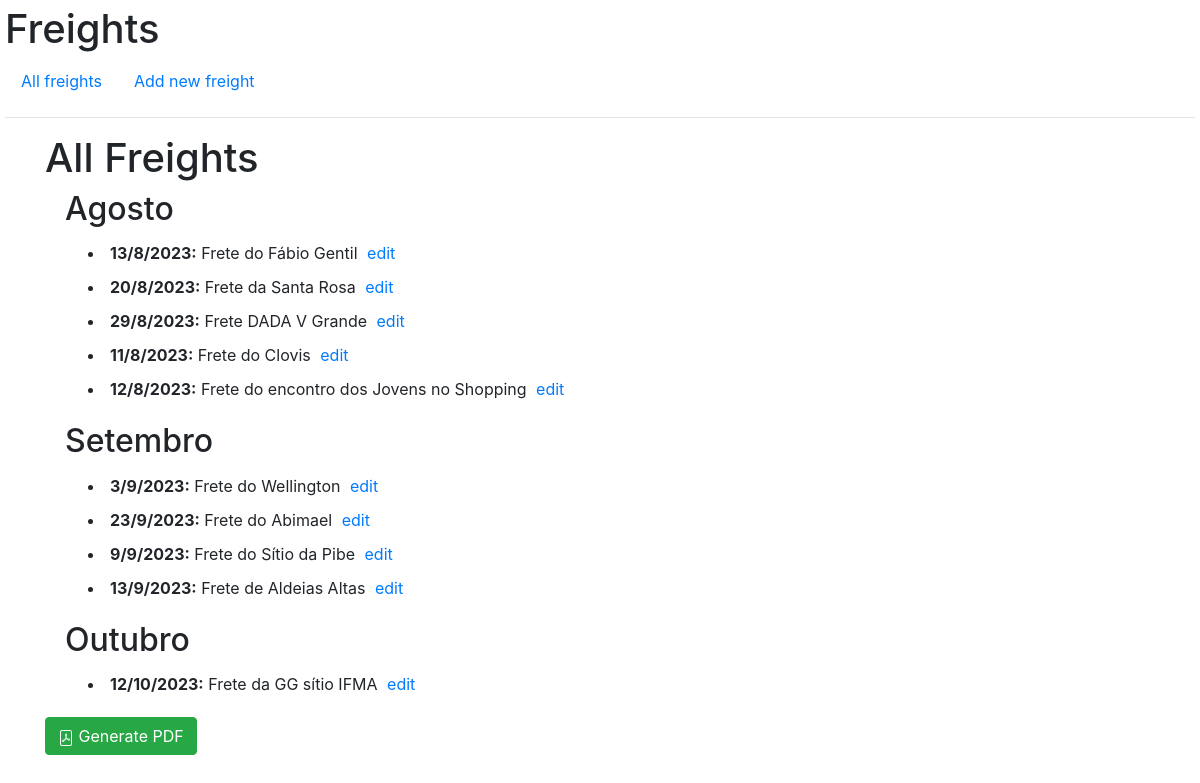
The page / on the database its author committed.
### fretes/models.py (models this page shows, shortened)
class Frete(models.Model):
    title = models.CharField(max_length=64)
    date = models.DateField()
    def makeDate(self):
        return f"{self.date.day}/{self.date.month}/{self.date.year}"

### fretes/views.py (the view)
# urls.py: path("", views.index, name="index"),
def index(request):
    months = organize_freights
    isEmpty = False
    if not months:
        isEmpty = True
    return render(request, "fretes/index.html", {"months": months, "isEmpty": isEmpty})

### fretes/utils.py (called while the page is built)
def organize_freights():
    months = [
        "Janeiro",
        "Fevereiro",
        "Março",
        "Abril",
        "Maio",
        "Junho",
        "Julho",
        "Agosto",
        "Setembro",
        "Outubro",
        "Novembro",
        "Dezembro",
    ]
    freights_per_month = {}
    for i in range(1, 13):
        freights_in_month = Frete.objects.filter(date__month=i)
        if freights_in_month:
            freights_per_month[months[i - 1]] = freights_in_month
    return freights_per_month

### fretes/templates/fretes/index.html (shortened to what this page needs)
{% extends 'fretes/layout.html' %}
{% block body %}
    <div class="container">
        <h1>All Freights</h1>
        <div class="freights">
            {% for month, values in months.items %}
            <h2>{{month}}</h2>
            <ul>
                {% for freight in values %}
                <li style="padding: 5px;">
                    <strong>{{freight.makeDate}}:</strong>
                    {{freight.title}}
                    <a href="{% url 'edit_freight' freight_id=freight.id%}" class="link-primary" style="padding-left: 5px;">edit</a>
                </li>
                {% endfor %}
            </ul>
            {% endfor %}
        </div>
        {% if not isEmpty %}
        <form action="{% url 'generate_pdf' %}" method="get">
            <button class="btn btn-success" type="submit">
                Generate PDF
            </button>
        </form>
        {% endif %}
    </div>
{% endblock %}

### fretes/templates/fretes/layout.html (shortened to what this page needs)
{% load static %}
<!DOCTYPE html>
<html lang="en">
    <head>
        <link rel="stylesheet" href="https://stackpath.bootstrapcdn.com/bootstrap/4.4.1/css/bootstrap.min.css">
        <link href="{% static 'fretes/styles.css' %}" type="text/css" rel="stylesheet">
    </head>
    <body>
        <h1>Freights</h1>
        <ul class="nav">
            <li class="nav-item">
                <a class="nav-link" href="{% url 'index' %}">All freights</a>
            </li>
            <li class="nav-item">
                <a class="nav-link" href="{% url 'add_freight' %}">Add new freight</a>
            </li>
        </ul>
        <hr>
        {% block body %}
        {% endblock %}
    </body>
</html>

### fretes/static/fretes/styles.css (style rules this page uses)
body { padding: 5px; }
.freights { padding-left: 20px; }

### rows shown on the page
Frete: makeDate "13/8/2023", title "Frete do Fábio Gentil"
Frete: makeDate "20/8/2023", title "Frete da Santa Rosa"
Frete: makeDate "29/8/2023", title "Frete DADA V Grande"
Frete: makeDate "11/8/2023", title "Frete do Clovis"
Frete: makeDate "12/8/2023", title "Frete do encontro dos Jovens no Shopping"
Frete: makeDate "3/9/2023", title "Frete do Wellington"
Frete: makeDate "23/9/2023", title "Frete do Abimael"
Frete: makeDate "9/9/2023", title "Frete do Sítio da Pibe"
Frete: makeDate "13/9/2023", title "Frete de Aldeias Altas"
Frete: makeDate "12/10/2023", title "Frete da GG sítio IFMA"

### other values the page prints
{{ month }} "Agosto" "Setembro" "Outubro"
